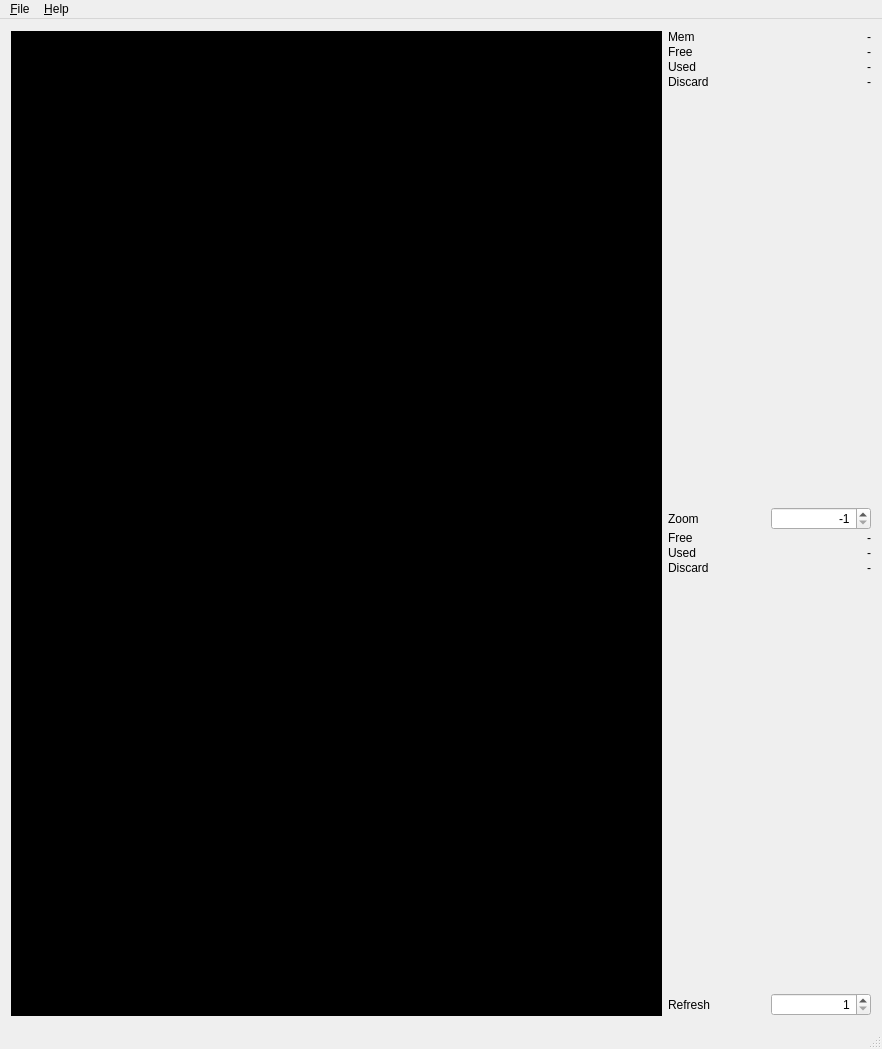
<?xml version="1.0" encoding="UTF-8"?>
<ui version="4.0">
 <class>ZDMon</class>
 <widget class="QMainWindow" name="ZDMon">
  <property name="geometry">
   <rect>
    <x>0</x>
    <y>0</y>
    <width>882</width>
    <height>1049</height>
   </rect>
  </property>
  <property name="windowTitle">
   <string>ZDMon</string>
  </property>
  <widget class="QWidget" name="centralWidget">
   <layout class="QHBoxLayout" name="horizontalLayout">
    <item>
     <layout class="QVBoxLayout" name="verticalLayout">
      <property name="spacing">
       <number>0</number>
      </property>
      <item>
       <spacer name="horizontalSpacer">
        <property name="orientation">
         <enum>Qt::Horizontal</enum>
        </property>
        <property name="sizeHint" stdset="0">
         <size>
          <width>640</width>
          <height>1</height>
         </size>
        </property>
       </spacer>
      </item>
      <item>
       <widget class="ZonesWidget" name="zones" native="true">
        <property name="sizePolicy">
         <sizepolicy hsizetype="Expanding" vsizetype="Expanding">
          <horstretch>0</horstretch>
          <verstretch>0</verstretch>
         </sizepolicy>
        </property>
        <property name="minimumSize">
         <size>
          <width>320</width>
          <height>400</height>
         </size>
        </property>
        <property name="baseSize">
         <size>
          <width>0</width>
          <height>0</height>
         </size>
        </property>
        <property name="autoFillBackground">
         <bool>false</bool>
        </property>
        <property name="styleSheet">
         <string notr="true">background-color:black;</string>
        </property>
       </widget>
      </item>
     </layout>
    </item>
    <item>
     <layout class="QFormLayout" name="formLayout">
      <property name="fieldGrowthPolicy">
       <enum>QFormLayout::AllNonFixedFieldsGrow</enum>
      </property>
      <property name="horizontalSpacing">
       <number>3</number>
      </property>
      <property name="verticalSpacing">
       <number>1</number>
      </property>
      <item row="0" column="0">
       <widget class="QLabel" name="llmem">
        <property name="sizePolicy">
         <sizepolicy hsizetype="Minimum" vsizetype="Preferred">
          <horstretch>0</horstretch>
          <verstretch>0</verstretch>
         </sizepolicy>
        </property>
        <property name="minimumSize">
         <size>
          <width>100</width>
          <height>0</height>
         </size>
        </property>
        <property name="text">
         <string>Mem</string>
        </property>
       </widget>
      </item>
      <item row="0" column="1">
       <widget class="QLabel" name="lRam">
        <property name="sizePolicy">
         <sizepolicy hsizetype="Minimum" vsizetype="Preferred">
          <horstretch>0</horstretch>
          <verstretch>0</verstretch>
         </sizepolicy>
        </property>
        <property name="minimumSize">
         <size>
          <width>100</width>
          <height>0</height>
         </size>
        </property>
        <property name="maximumSize">
         <size>
          <width>200</width>
          <height>16777215</height>
         </size>
        </property>
        <property name="text">
         <string>-</string>
        </property>
        <property name="alignment">
         <set>Qt::AlignRight|Qt::AlignTrailing|Qt::AlignVCenter</set>
        </property>
       </widget>
      </item>
      <item row="1" column="0">
       <widget class="QLabel" name="llfree">
        <property name="sizePolicy">
         <sizepolicy hsizetype="Minimum" vsizetype="Preferred">
          <horstretch>0</horstretch>
          <verstretch>0</verstretch>
         </sizepolicy>
        </property>
        <property name="minimumSize">
         <size>
          <width>100</width>
          <height>0</height>
         </size>
        </property>
        <property name="text">
         <string>Free</string>
        </property>
       </widget>
      </item>
      <item row="1" column="1">
       <widget class="QLabel" name="lFree">
        <property name="sizePolicy">
         <sizepolicy hsizetype="Minimum" vsizetype="Preferred">
          <horstretch>0</horstretch>
          <verstretch>0</verstretch>
         </sizepolicy>
        </property>
        <property name="minimumSize">
         <size>
          <width>100</width>
          <height>0</height>
         </size>
        </property>
        <property name="maximumSize">
         <size>
          <width>200</width>
          <height>16777215</height>
         </size>
        </property>
        <property name="text">
         <string>-</string>
        </property>
        <property name="alignment">
         <set>Qt::AlignRight|Qt::AlignTrailing|Qt::AlignVCenter</set>
        </property>
       </widget>
      </item>
      <item row="2" column="0">
       <widget class="QLabel" name="llused">
        <property name="sizePolicy">
         <sizepolicy hsizetype="Minimum" vsizetype="Preferred">
          <horstretch>0</horstretch>
          <verstretch>0</verstretch>
         </sizepolicy>
        </property>
        <property name="minimumSize">
         <size>
          <width>100</width>
          <height>0</height>
         </size>
        </property>
        <property name="text">
         <string>Used</string>
        </property>
       </widget>
      </item>
      <item row="2" column="1">
       <widget class="QLabel" name="lUsed">
        <property name="sizePolicy">
         <sizepolicy hsizetype="Minimum" vsizetype="Preferred">
          <horstretch>0</horstretch>
          <verstretch>0</verstretch>
         </sizepolicy>
        </property>
        <property name="minimumSize">
         <size>
          <width>100</width>
          <height>0</height>
         </size>
        </property>
        <property name="maximumSize">
         <size>
          <width>200</width>
          <height>16777215</height>
         </size>
        </property>
        <property name="text">
         <string>-</string>
        </property>
        <property name="alignment">
         <set>Qt::AlignRight|Qt::AlignTrailing|Qt::AlignVCenter</set>
        </property>
       </widget>
      </item>
      <item row="3" column="0">
       <widget class="QLabel" name="lldiscard">
        <property name="text">
         <string>Discard</string>
        </property>
       </widget>
      </item>
      <item row="3" column="1">
       <widget class="QLabel" name="lStale">
        <property name="text">
         <string>-</string>
        </property>
        <property name="alignment">
         <set>Qt::AlignRight|Qt::AlignTrailing|Qt::AlignVCenter</set>
        </property>
       </widget>
      </item>
      <item row="4" column="0">
       <spacer name="verticalSpacer_2">
        <property name="orientation">
         <enum>Qt::Vertical</enum>
        </property>
        <property name="sizeHint" stdset="0">
         <size>
          <width>20</width>
          <height>10</height>
         </size>
        </property>
       </spacer>
      </item>
      <item row="4" column="1">
       <spacer name="verticalSpacer_3">
        <property name="orientation">
         <enum>Qt::Vertical</enum>
        </property>
        <property name="sizeHint" stdset="0">
         <size>
          <width>20</width>
          <height>1</height>
         </size>
        </property>
       </spacer>
      </item>
      <item row="5" column="0">
       <widget class="QLabel" name="lmzZoom">
        <property name="text">
         <string>Zoom</string>
        </property>
       </widget>
      </item>
      <item row="5" column="1">
       <widget class="QSpinBox" name="spinZoom">
        <property name="alignment">
         <set>Qt::AlignRight|Qt::AlignTrailing|Qt::AlignVCenter</set>
        </property>
        <property name="minimum">
         <number>-1</number>
        </property>
        <property name="maximum">
         <number>34</number>
        </property>
        <property name="value">
         <number>-1</number>
        </property>
       </widget>
      </item>
      <item row="7" column="0">
       <widget class="QLabel" name="lmzFree">
        <property name="text">
         <string>Free</string>
        </property>
       </widget>
      </item>
      <item row="8" column="0">
       <widget class="QLabel" name="lmzUsed">
        <property name="text">
         <string>Used</string>
        </property>
       </widget>
      </item>
      <item row="9" column="0">
       <widget class="QLabel" name="lmzDiscard">
        <property name="text">
         <string>Discard</string>
        </property>
       </widget>
      </item>
      <item row="7" column="1">
       <widget class="QLabel" name="mzFree">
        <property name="text">
         <string>-</string>
        </property>
        <property name="alignment">
         <set>Qt::AlignRight|Qt::AlignTrailing|Qt::AlignVCenter</set>
        </property>
       </widget>
      </item>
      <item row="8" column="1">
       <widget class="QLabel" name="mzUsed">
        <property name="text">
         <string>-</string>
        </property>
        <property name="alignment">
         <set>Qt::AlignRight|Qt::AlignTrailing|Qt::AlignVCenter</set>
        </property>
       </widget>
      </item>
      <item row="9" column="1">
       <widget class="QLabel" name="mzStale">
        <property name="text">
         <string>-</string>
        </property>
        <property name="alignment">
         <set>Qt::AlignRight|Qt::AlignTrailing|Qt::AlignVCenter</set>
        </property>
       </widget>
      </item>
      <item row="10" column="0">
       <spacer name="verticalSpacer_4">
        <property name="orientation">
         <enum>Qt::Vertical</enum>
        </property>
        <property name="sizeHint" stdset="0">
         <size>
          <width>20</width>
          <height>200</height>
         </size>
        </property>
       </spacer>
      </item>
      <item row="10" column="1">
       <spacer name="verticalSpacer_5">
        <property name="orientation">
         <enum>Qt::Vertical</enum>
        </property>
        <property name="sizeHint" stdset="0">
         <size>
          <width>20</width>
          <height>1</height>
         </size>
        </property>
       </spacer>
      </item>
      <item row="11" column="0">
       <widget class="QLabel" name="label">
        <property name="text">
         <string>Refresh</string>
        </property>
       </widget>
      </item>
      <item row="11" column="1">
       <widget class="QSpinBox" name="spinRefresh">
        <property name="alignment">
         <set>Qt::AlignRight|Qt::AlignTrailing|Qt::AlignVCenter</set>
        </property>
        <property name="minimum">
         <number>1</number>
        </property>
       </widget>
      </item>
     </layout>
    </item>
   </layout>
  </widget>
  <widget class="QMenuBar" name="menuBar">
   <property name="geometry">
    <rect>
     <x>0</x>
     <y>0</y>
     <width>882</width>
     <height>19</height>
    </rect>
   </property>
   <widget class="QMenu" name="menu_File">
    <property name="title">
     <string>&amp;File</string>
    </property>
    <addaction name="separator"/>
    <addaction name="action_Quit"/>
   </widget>
   <widget class="QMenu" name="menu_Help">
    <property name="title">
     <string>&amp;Help</string>
    </property>
    <addaction name="separator"/>
    <addaction name="action_About"/>
   </widget>
   <addaction name="menu_File"/>
   <addaction name="menu_Help"/>
  </widget>
  <widget class="QStatusBar" name="statusBar"/>
  <action name="action_Quit">
   <property name="text">
    <string>&amp;Quit</string>
   </property>
  </action>
  <action name="action_About">
   <property name="text">
    <string>&amp;About</string>
   </property>
  </action>
 </widget>
 <layoutdefault spacing="6" margin="11"/>
 <customwidgets>
  <customwidget>
   <class>ZonesWidget</class>
   <extends>QWidget</extends>
   <header>zoneswidget.h</header>
   <container>1</container>
  </customwidget>
 </customwidgets>
 <resources/>
 <connections/>
</ui>
